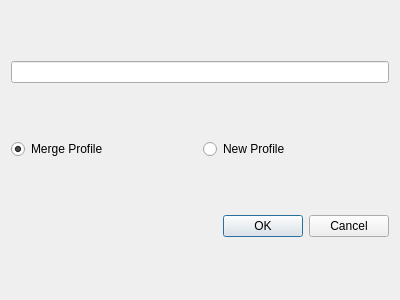
<?xml version="1.0" encoding="UTF-8"?>
<ui version="4.0">
 <class>ImportDialog</class>
 <widget class="QDialog" name="ImportDialog">
  <property name="geometry">
   <rect>
    <x>0</x>
    <y>0</y>
    <width>400</width>
    <height>300</height>
   </rect>
  </property>
  <property name="windowTitle">
   <string>Dialog</string>
  </property>
  <layout class="QVBoxLayout" name="verticalLayout_2">
   <item>
    <widget class="QLineEdit" name="lineEdit"/>
   </item>
   <item>
    <layout class="QHBoxLayout" name="horizontalLayout">
     <item>
      <widget class="QRadioButton" name="radioButton">
       <property name="text">
        <string>Merge Profile</string>
       </property>
       <property name="checked">
        <bool>true</bool>
       </property>
      </widget>
     </item>
     <item>
      <widget class="QRadioButton" name="radioButton_2">
       <property name="text">
        <string>New Profile</string>
       </property>
      </widget>
     </item>
    </layout>
   </item>
   <item>
    <widget class="QDialogButtonBox" name="buttonBox">
     <property name="orientation">
      <enum>Qt::Horizontal</enum>
     </property>
     <property name="standardButtons">
      <set>QDialogButtonBox::Cancel|QDialogButtonBox::Ok</set>
     </property>
    </widget>
   </item>
  </layout>
 </widget>
 <resources/>
 <connections>
  <connection>
   <sender>buttonBox</sender>
   <signal>accepted()</signal>
   <receiver>ImportDialog</receiver>
   <slot>accept()</slot>
   <hints>
    <hint type="sourcelabel">
     <x>248</x>
     <y>254</y>
    </hint>
    <hint type="destinationlabel">
     <x>157</x>
     <y>274</y>
    </hint>
   </hints>
  </connection>
  <connection>
   <sender>buttonBox</sender>
   <signal>rejected()</signal>
   <receiver>ImportDialog</receiver>
   <slot>reject()</slot>
   <hints>
    <hint type="sourcelabel">
     <x>316</x>
     <y>260</y>
    </hint>
    <hint type="destinationlabel">
     <x>286</x>
     <y>274</y>
    </hint>
   </hints>
  </connection>
 </connections>
</ui>
